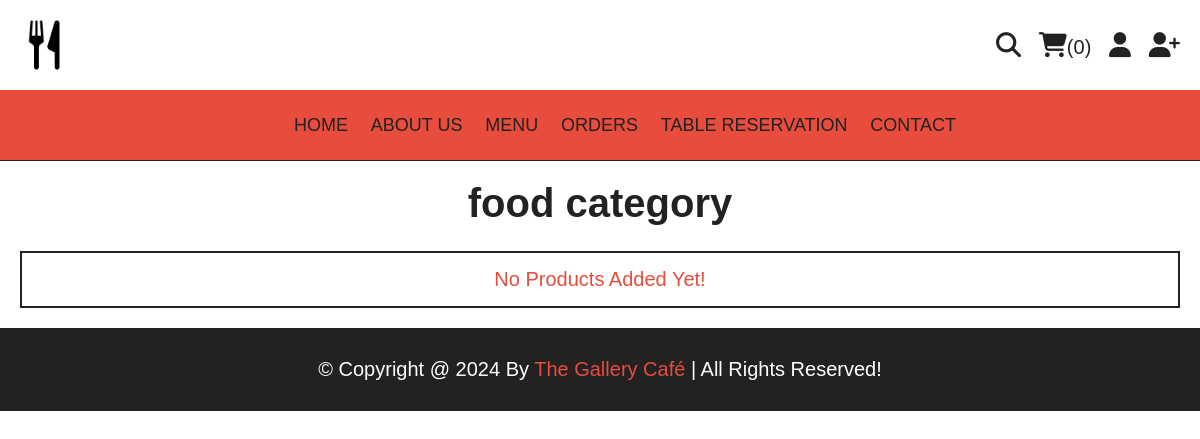
The app's page /category.php?category=main dish, older data.
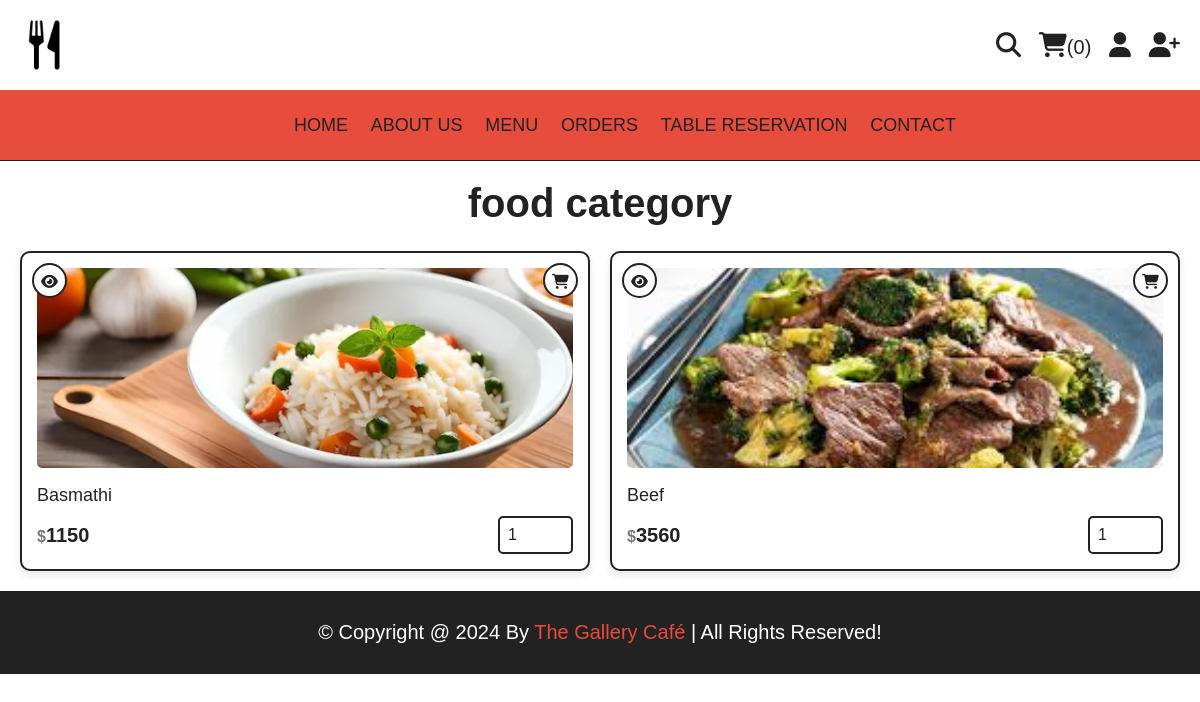
The same page, newer data.
### tables this page shows
CREATE TABLE `products` (
  `id` int(100) NOT NULL,
  `name` varchar(100) NOT NULL,
  `category` varchar(100) NOT NULL,
  `cousin_type` varchar(255) NOT NULL,
  `price` int(10) NOT NULL,
  `image` varchar(100) NOT NULL
);

### category.php (the view, shortened to what this page needs)
<?php
include 'components/connect.php';
?>
<!DOCTYPE html>
<html lang="en">
<head>
   <link rel="stylesheet" href="https://cdnjs.cloudflare.com/ajax/libs/font-awesome/6.1.1/css/all.min.css">
   <link rel="stylesheet" href="css/style.css">
</head>
<body>
<?php include 'components/navbar.php'; ?>
<?php include 'components/navlinks.php'; ?>
<section class="products">
   <h1 class="title">food category</h1>
   <div class="box-container">
      <?php
         $category = $_GET['category'];
         $select_products = $conn->prepare("SELECT * FROM `products` WHERE category = ?");
         $select_products->execute([$category]);
         if($select_products->rowCount() > 0){
            while($fetch_products = $select_products->fetch(PDO::FETCH_ASSOC)){
      ?>
      <form action="" method="post" class="box">
         <a href="quick_view.php?pid=<?= $fetch_products['id']; ?>" class="fas fa-eye"></a>
         <button type="submit" class="fas fa-shopping-cart" name="add_to_cart"></button>
         <img src="uploaded_img/<?= $fetch_products['image']; ?>" alt="">
         <div class="name"><?= $fetch_products['name']; ?></div>
         <div class="flex">
            <div class="price"><span>$</span><?= $fetch_products['price']; ?></div>
            <input type="number" name="qty" class="qty" min="1" max="99" value="1" maxlength="2">
         </div>
      </form>
      <?php
            }
         }else{
            echo '<p class="empty">no products added yet!</p>';
         }
      ?>
   </div>
</section>
<?php include 'components/footer.php'; ?>
</body>
</html>

Row changes from the older to the newer data that the page shows:
added products: image (picture), name "Basmathi", price "1150"
added products: image (picture), name "Beef", price "3560"
Text that changed along with them:
text no longer shown: "No Products Added Yet!"
